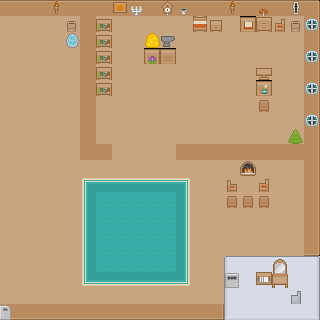

Rendered tile map (Tiled .tmx) drawn with the repository's tilesets; below, a short description and the full map source, tile grids included:
An orthogonal 20x20 tile map with 16x16 px tiles, 2 tile layers (Tile Layer 1, Tile Layer 2).

<map version="1.0" tiledversion="1.0.3" orientation="orthogonal" renderorder="right-down" width="20" height="20" tilewidth="16" tileheight="16" nextobjectid="1">
 <tileset firstgid="1" source="tileset.tsx" />
 <layer name="Tile Layer 1" width="20" height="20">
  <data encoding="csv">
1427,1427,1427,1427,1427,1427,1427,1427,1427,1427,1427,1427,1427,1427,1427,1427,1427,1427,1427,1428,
1427,1294,1294,1294,1294,1655,1294,1294,1294,1294,1294,63,1294,1294,1294,85,1294,1294,1294,1485,
1294,1294,1294,1294,1294,1655,1294,1294,1294,1294,1294,1294,1294,1294,1294,1294,1294,1294,1294,1485,
1294,1294,1294,1294,1294,1655,1294,1294,1294,85,85,1294,1294,1294,1294,1294,1294,1294,1294,1485,
1294,1294,1294,1294,1294,1655,1294,1294,1294,1294,1294,1294,1294,1294,1294,1294,1294,1294,1294,1485,
1294,1294,1294,1294,1294,1655,1294,1294,1294,1294,1294,1294,1294,1294,1294,1294,85,1294,1294,1485,
1294,1294,1294,1294,1294,1655,1294,1294,1294,1294,1294,1294,1294,1294,1294,1294,1294,1294,1294,1485,
1294,1294,1294,1294,1294,1655,1294,1294,1294,1294,1294,1294,1294,1294,1294,1294,1294,1294,1294,1485,
1294,1294,1294,1294,1294,1655,1294,1294,1294,1294,1294,1294,1294,1294,1294,1294,1294,1294,1294,1295,
1294,1294,1294,1294,1294,1655,1655,1655,1655,1294,1294,1294,1294,1294,1655,1655,1655,1655,1655,1485,
1294,1294,1294,1294,1294,1294,1294,1294,1294,1294,1294,1294,1294,1294,1294,1294,1294,1294,1294,1485,
1294,1294,1294,1294,1294,1294,1294,1294,1294,1294,1294,1294,1294,136,1294,1294,1294,1294,1294,1485,
1294,1294,1294,1294,1294,1294,1294,1294,1294,1294,1294,1294,1294,1294,1294,1294,1294,1294,1294,1485,
1294,1294,1294,1294,1294,1294,1294,1294,1294,1294,1294,1294,1294,1294,1294,1294,1294,1294,1294,1485,
1294,1294,1294,1294,1294,1294,1294,1294,1294,1294,1294,1294,1294,1230,1487,1487,1230,1287,1230,1485,
1294,1294,1294,1294,1294,1294,1294,1294,1294,1294,1294,1294,1294,1294,1487,1294,259,1287,1487,1542,
1294,1294,1294,1294,1294,1294,1294,1294,1294,1294,1294,1294,1294,1286,1487,1487,1294,1230,1287,1287,
1294,1294,1294,1294,1294,1294,1294,1294,1294,1294,1294,1294,1294,1294,1286,1287,1287,1287,1287,1287,
1294,1294,1294,1294,1294,1294,1294,1294,1294,1294,1294,1294,1294,1294,1294,1294,1287,1287,1287,1287,
1541,1541,1541,1541,1541,1541,1541,1541,1541,1541,1541,1541,1541,1541,1541,1541,1287,1344,1287,1287
</data>
 </layer>
 <layer name="Tile Layer 2" width="20" height="20">
  <data encoding="csv">
1427,0,0,417,0,0,0,601,479,1427,483,912,1427,1427,417,1427,277,1427,558,1428,
1294,1294,0,0,27,0,727,0,0,0,0,1294,187,311,0,906,310,137,27,104,
1294,1294,0,1294,564,0,727,0,0,671,16,0,0,0,0,0,0,0,0,1485,
1294,1294,0,0,0,0,727,0,0,544,0,0,0,0,0,0,0,0,0,104,
1294,1294,0,0,0,0,727,0,0,0,0,0,0,0,0,0,365,0,0,1485,
1294,1294,0,0,0,0,727,0,0,0,0,0,0,0,1294,0,901,0,0,104,
1294,0,0,0,0,0,0,0,0,0,0,0,0,0,0,0,192,0,0,1485,
1294,0,0,0,0,0,0,0,0,0,0,0,0,1294,1294,1294,1294,1294,0,104,
1294,0,0,0,0,0,0,0,0,0,0,0,1294,0,0,0,0,0,530,1485,
1294,0,0,0,0,0,0,1294,1294,0,0,1484,1484,1484,0,0,0,0,0,1485,
1294,0,0,0,0,0,0,0,0,0,0,0,0,0,0,511,0,0,0,1485,
1294,0,0,0,0,1265,1266,1266,1266,1266,1266,1267,0,1294,193,0,137,0,0,1485,
1294,0,0,0,0,1322,468,468,468,468,468,1324,0,1294,192,192,192,0,0,1485,
1294,0,0,0,0,1322,468,468,468,468,468,1324,0,1294,1294,1294,1294,1294,1294,1485,
1294,0,0,0,0,1322,468,468,468,468,468,1324,0,1294,1294,1294,1294,1294,1294,1485,
1294,0,0,0,0,1322,468,468,468,468,468,1324,0,1294,1294,1294,1294,1294,1294,1542,
1294,0,0,0,0,1322,468,468,468,468,468,1324,1294,1294,1229,1230,1230,201,1230,1231,
1294,0,0,0,0,1379,1380,1380,1380,1380,1380,1381,0,1294,148,1287,89,258,1287,1288,
1294,0,0,0,0,0,0,0,0,0,0,0,0,1294,1286,1287,1287,1287,80,1288,
380,0,0,0,0,0,0,0,0,0,0,0,0,1542,1343,1344,1344,1344,1344,1345
</data>
 </layer>
</map>
